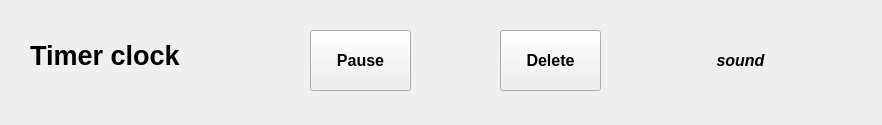
<?xml version="1.0" encoding="UTF-8"?>
<ui version="4.0">
 <class>TimerItem</class>
 <widget class="QWidget" name="TimerItem">
  <property name="geometry">
   <rect>
    <x>0</x>
    <y>0</y>
    <width>882</width>
    <height>125</height>
   </rect>
  </property>
  <property name="windowTitle">
   <string>TimerItem</string>
  </property>
  <widget class="QLabel" name="timerLabel">
   <property name="geometry">
    <rect>
     <x>30</x>
     <y>10</y>
     <width>321</width>
     <height>91</height>
    </rect>
   </property>
   <property name="font">
    <font>
     <pointsize>20</pointsize>
     <bold>true</bold>
    </font>
   </property>
   <property name="text">
    <string>Timer clock</string>
   </property>
  </widget>
  <widget class="QPushButton" name="startPauseButton">
   <property name="geometry">
    <rect>
     <x>310</x>
     <y>30</y>
     <width>101</width>
     <height>61</height>
    </rect>
   </property>
   <property name="font">
    <font>
     <pointsize>12</pointsize>
     <bold>true</bold>
    </font>
   </property>
   <property name="text">
    <string>Pause</string>
   </property>
  </widget>
  <widget class="QPushButton" name="deleteTimer">
   <property name="geometry">
    <rect>
     <x>500</x>
     <y>30</y>
     <width>101</width>
     <height>61</height>
    </rect>
   </property>
   <property name="font">
    <font>
     <pointsize>12</pointsize>
     <bold>true</bold>
    </font>
   </property>
   <property name="text">
    <string>Delete</string>
   </property>
  </widget>
  <widget class="QLabel" name="soundLabel">
   <property name="geometry">
    <rect>
     <x>650</x>
     <y>30</y>
     <width>181</width>
     <height>61</height>
    </rect>
   </property>
   <property name="font">
    <font>
     <pointsize>12</pointsize>
     <italic>true</italic>
     <bold>true</bold>
    </font>
   </property>
   <property name="text">
    <string>sound</string>
   </property>
   <property name="alignment">
    <set>Qt::AlignmentFlag::AlignCenter</set>
   </property>
  </widget>
 </widget>
 <resources/>
 <connections/>
</ui>
